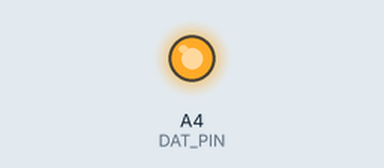
A sketch run on a simulated Arduino Uno, built with avr-gcc and run on an emulated ATmega328P. Parts: output pins drawn as LEDs (lit = HIGH). Dashed ring = blinking. Pins used as bus, display or sensor lines are not drawn. At 3.4 s the program stops and its outputs stay as they are.

Above: at 0.35 s.
At 1.3 s:
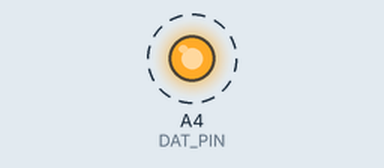
Timing chart, 0 to 3.3 s (numbered marks = the images above):
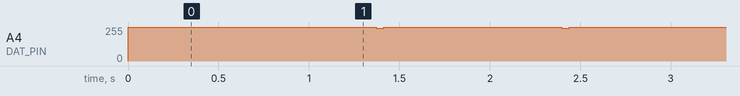

Measured:
- by itself, A4 (DAT_PIN): alternates 255/255 for 0.99 s and 245/255 for 0.04 s, 4 changes in all, then stays 255/255

The sketch:

ch06_wave.ino
```cpp
// 定義腳位
// CLK_PIN可能是A5或9，DAT_PIN可能是A4或8
// 視擴充板版本而定
#define RST_PIN 3
#define CLK_PIN A5
#define DAT_PIN A4

void setup() {
    pinMode(RST_PIN, OUTPUT);
    pinMode(CLK_PIN, OUTPUT);
    pinMode(DAT_PIN, OUTPUT);
    digitalWrite(RST_PIN, HIGH);
    digitalWrite(CLK_PIN, HIGH);
    digitalWrite(DAT_PIN, HIGH);

    // 重置
    digitalWrite(RST_PIN, LOW);
    delay(5);
    digitalWrite(RST_PIN, HIGH);
    delay(300);
}
void loop() {
  send(0x0000); // 播放檔案0000
  delay(1000);
  send(0xFFF7); // 設定音量，0xFFF0最小（靜音），0XFFF7最大
  delay(1000);

  send(0xFFFE); // 暫停
  delay(1000);
  send(0xFFFE); // 播放
  // send(0xFFFF); // 停止

  while(1) // 進入無窮迴圈
    ;
}
// 輔助函式，將控制指令送往擴充板
void send(int data)
{
  digitalWrite(CLK_PIN, LOW);
  delay(2);
  for(int i = 15; i >= 0; i--)
  {
    delayMicroseconds(50);
    if((data >> i) & 0x0001 > 0)
      digitalWrite(DAT_PIN, HIGH);
    else
      digitalWrite(DAT_PIN, LOW);
    delayMicroseconds(50);
    digitalWrite(CLK_PIN, HIGH);
    delayMicroseconds(50);

    if(i > 0)
      digitalWrite(DAT_PIN, LOW);
    else
      digitalWrite(DAT_PIN, HIGH);
    delayMicroseconds(50);

    if(i > 0)
      digitalWrite(CLK_PIN, LOW);
    else
      digitalWrite(CLK_PIN, HIGH);
  }

  delay(20);
}
```
